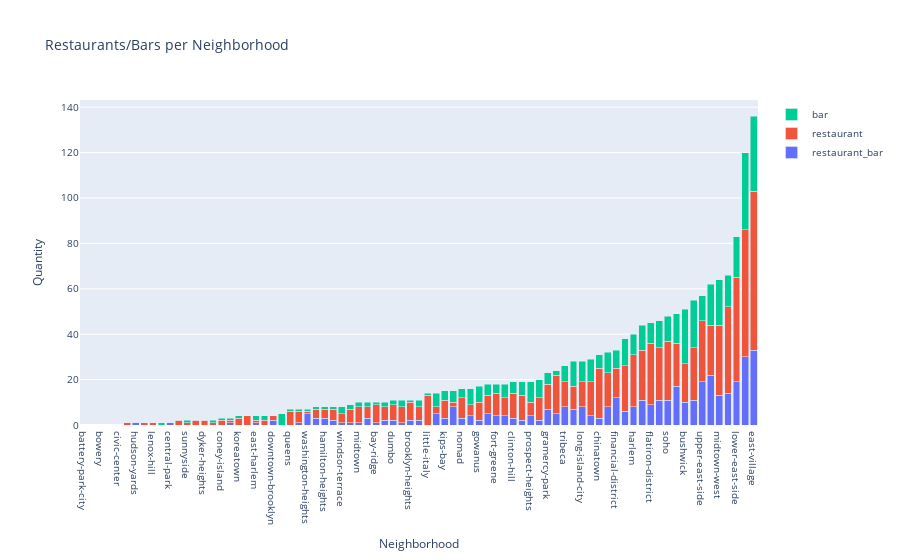

Here is the notebook cell this chart was saved with:
### Code cell
import plotly.graph_objects as go

x=rest_count['neighborhood']
fig = go.Figure(go.Bar(x=x, y=rest_count.iloc[:,2], name='restaurant_bar'))
fig.add_trace(go.Bar(x=x, y=rest_count.iloc[:,3], name='restaurant'))
fig.add_trace(go.Bar(x=x, y=rest_count.iloc[:,4], name='bar'))
fig.update_layout(title="Restaurants/Bars per Neighborhood")

fig.update_layout(barmode='stack', xaxis={'categoryorder':'array', 'categoryarray':['d','a','c','b']})

fig.update_layout(
    xaxis_title="Neighborhood",
    yaxis_title="Quantity",
    font=dict(
        size=10,
    )
)
fig.show()

### Figure 1 — Plotly figure (JSON) as saved in the notebook; plotly's stock layout.template omitted (floating-point values rounded to 4 significant figures)
{"data": [{"name": "restaurant_bar", "type": "bar", "x": ["battery-park-city", "industry-city", "bowery", "brooklyn", "civic-center", "staten-island", "hudson-yards", "borough-park", "lenox-hill", "lincoln-square", "central-park", "theater-district", "sunnyside", "sheepshead-bay", "dyker-heights", "inwood", "coney-island", "ditmas-park", "koreatown", "flushing", "east-harlem", "columbus-circle", "downtown-brooklyn", "home", "queens", "sunset-park", "washington-heights", "red-hook", "hamilton-heights", "morningside-heights", "windsor-terrace", "union-square", "midtown", "prospect-lefferts-gardens", "bay-ridge", "flatbush", "dumbo", "carroll-gardens", "brooklyn-heights", "bronx", "little-italy", "bed-stuy", "kips-bay", "ridgewood", "nomad", "cobble-hill", "gowanus", "meatpacking-district", "fort-greene", "boerum-hill", "clinton-hill", "murray-hill", "prospect-heights", "noho", "gramercy-park", "nolita", "tribeca", "crown-heights", "long-island-city", "midtown-east", "chinatown", "hell-s-kitchen", "financial-district", "park-slope", "harlem", "chelsea", "flatiron-district", "astoria", "soho", "west-village", "bushwick", "greenpoint", "upper-east-side", "upper-west-side", "midtown-west", "greenwich-village", "lower-east-side", "williamsburg", "east-village"], "y": [0, 0, 0, 0, 0, 0, 1, 0, 0, 0, 1, 0, 0, 0, 0, 0, 0, 1, 0, 0, 1, 0, 2, 0, 0, 1, 5, 3, 3, 2, 1, 1, 1, 3, 1, 2, 2, 1, 2, 2, 0, 5, 3, 8, 3, 4, 2, 5, 4, 4, 3, 2, 4, 2, 7, 5, 8, 7, 8, 4, 3, 8, 12, 6, 8, 11, 9, 11, 11, 17, 10, 11, 19, 22, 13, 14, 19, 30, 33]}, {"name": "restaurant", "type": "bar", "x": ["battery-park-city", "industry-city", "bowery", "brooklyn", "civic-center", "staten-island", "hudson-yards", "borough-park", "lenox-hill", "lincoln-square", "central-park", "theater-district", "sunnyside", "sheepshead-bay", "dyker-heights", "inwood", "coney-island", "ditmas-park", "koreatown", "flushing", "east-harlem", "columbus-circle", "downtown-brooklyn", "home", "queens", "sunset-park", "washington-heights", "red-hook", "hamilton-heights", "morningside-heights", "windsor-terrace", "union-square", "midtown", "prospect-lefferts-gardens", "bay-ridge", "flatbush", "dumbo", "carroll-gardens", "brooklyn-heights", "bronx", "little-italy", "bed-stuy", "kips-bay", "ridgewood", "nomad", "cobble-hill", "gowanus", "meatpacking-district", "fort-greene", "boerum-hill", "clinton-hill", "murray-hill", "prospect-heights", "noho", "gramercy-park", "nolita", "tribeca", "crown-heights", "long-island-city", "midtown-east", "chinatown", "hell-s-kitchen", "financial-district", "park-slope", "harlem", "chelsea", "flatiron-district", "astoria", "soho", "west-village", "bushwick", "greenpoint", "upper-east-side", "upper-west-side", "midtown-west", "greenwich-village", "lower-east-side", "williamsburg", "east-village"], "y": [0, 0, 0, 0, 0, 1, 0, 1, 1, 0, 0, 2, 1, 2, 2, 1, 2, 1, 3, 4, 1, 2, 2, 0, 6, 5, 1, 4, 4, 5, 4, 6, 7, 5, 8, 6, 7, 7, 8, 6, 13, 3, 8, 2, 9, 5, 8, 8, 10, 8, 11, 11, 6, 10, 11, 17, 11, 10, 11, 15, 22, 15, 13, 20, 23, 22, 27, 23, 26, 19, 17, 23, 27, 22, 31, 38, 46, 56, 70]}, {"name": "bar", "type": "bar", "x": ["battery-park-city", "industry-city", "bowery", "brooklyn", "civic-center", "staten-island", "hudson-yards", "borough-park", "lenox-hill", "lincoln-square", "central-park", "theater-district", "sunnyside", "sheepshead-bay", "dyker-heights", "inwood", "coney-island", "ditmas-park", "koreatown", "flushing", "east-harlem", "columbus-circle", "downtown-brooklyn", "home", "queens", "sunset-park", "washington-heights", "red-hook", "hamilton-heights", "morningside-heights", "windsor-terrace", "union-square", "midtown", "prospect-lefferts-gardens", "bay-ridge", "flatbush", "dumbo", "carroll-gardens", "brooklyn-heights", "bronx", "little-italy", "bed-stuy", "kips-bay", "ridgewood", "nomad", "cobble-hill", "gowanus", "meatpacking-district", "fort-greene", "boerum-hill", "clinton-hill", "murray-hill", "prospect-heights", "noho", "gramercy-park", "nolita", "tribeca", "crown-heights", "long-island-city", "midtown-east", "chinatown", "hell-s-kitchen", "financial-district", "park-slope", "harlem", "chelsea", "flatiron-district", "astoria", "soho", "west-village", "bushwick", "greenpoint", "upper-east-side", "upper-west-side", "midtown-west", "greenwich-village", "lower-east-side", "williamsburg", "east-village"], "y": [0, 0, 0, 0, 0, 0, 0, 0, 0, 1, 0, 0, 1, 0, 0, 1, 1, 1, 1, 0, 2, 2, 0, 5, 1, 1, 1, 1, 1, 1, 3, 2, 2, 2, 1, 2, 2, 3, 1, 3, 1, 6, 4, 5, 4, 7, 7, 5, 4, 6, 5, 6, 9, 8, 5, 2, 7, 11, 9, 10, 6, 9, 8, 12, 9, 11, 9, 12, 11, 13, 24, 21, 11, 18, 20, 14, 18, 34, 33]}], "layout": {"barmode": "stack", "font": {"size": 10}, "title": {"text": "Restaurants/Bars per Neighborhood"}, "xaxis": {"categoryarray": ["d", "a", "c", "b"], "categoryorder": "array", "title": {"text": "Neighborhood"}}, "yaxis": {"title": {"text": "Quantity"}}}}
